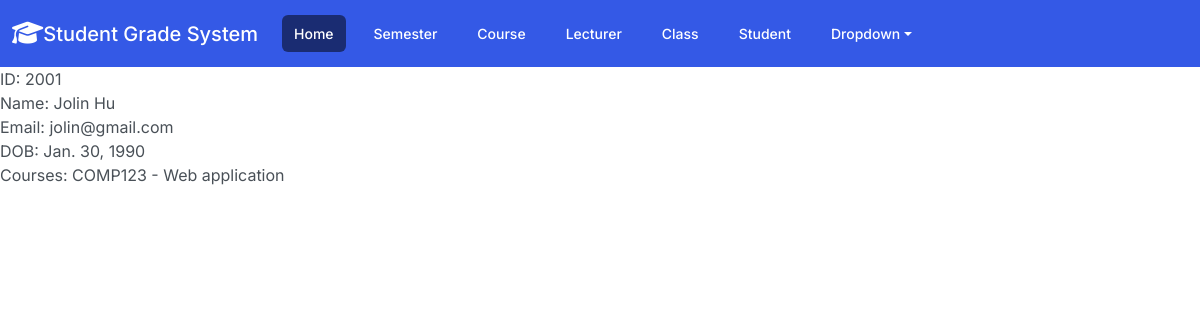
/lecturer_detail/1/, run on an earlier commit of the app's database.
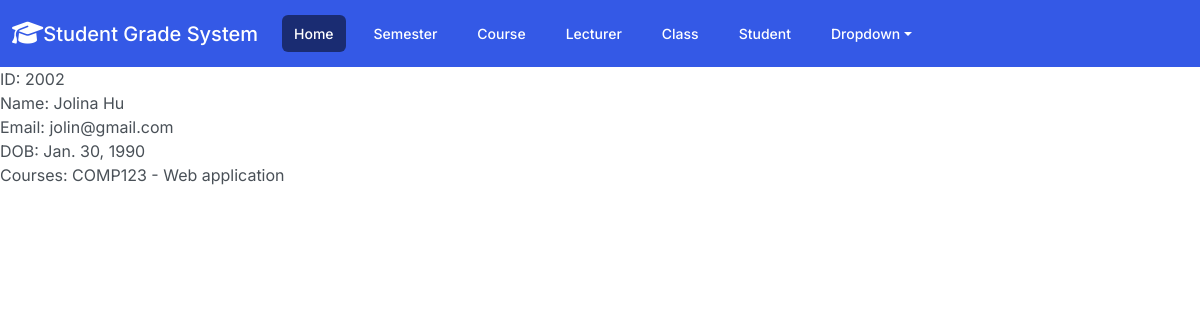
And on a later commit of the database.
### gradebook/models.py (models this page shows, shortened)
class Lecturer(models.Model):
    staff_ID = models.CharField(max_length=20, unique=True)
    first_name = models.CharField(max_length=50)
    last_name = models.CharField(max_length=50)
    email = models.EmailField()
    courses = models.ForeignKey(Course, on_delete=models.SET_NULL, null=True)
    dob = models.DateField(null=True, blank=True)
    user = models.OneToOneField(User, on_delete=models.CASCADE, related_name='lecturer')

class Course(models.Model):
    course_code = models.CharField(max_length=20, unique=True)
    course_name = models.CharField(max_length=100)
    semesters = models.ManyToManyField('Semester')
    def __str__(self):
        return f"{self.course_code} - {self.course_name}"

### gradebook/views.py (the view)
# urls.py: path("lecturer_detail/<int:pk>/", LecturerDetail.as_view(), name="lecturer_detail"),
class LecturerDetail(DetailView):
    model = Lecturer
    template_name = "Lecturer_Detail.html"

### gradebook/templates/Lecturer_Detail.html (shortened to what this page needs)
{% extends "base.html" %}
{% block content %}
    <div>ID: {{ lecturer.staff_ID }}</div>
    <div>Name: {{ lecturer.first_name }} {{ lecturer.last_name }}</div>
    <div>Email: {{ lecturer.email}} </div>
    <div>DOB: {{ lecturer.dob }}</div>
    <div>Courses: {{ lecturer.courses }}</div>
{% endblock %}

What changed in the data, as far as the page shows it:
changed Lecturer "Hu": staff_ID "2001" → "2002"; first_name "Jolin" → "Jolina"
